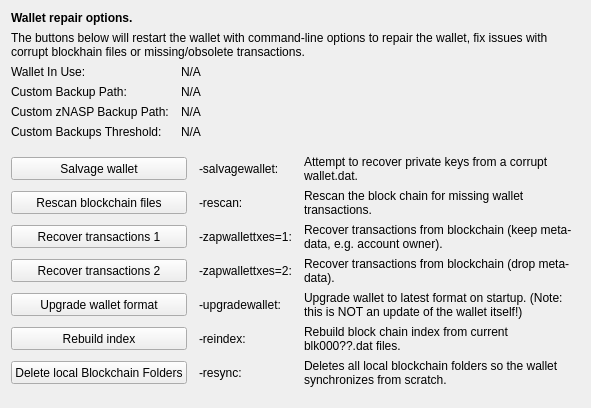
     <widget class="QWidget" name="tab_repair">
      <attribute name="title">
       <string>&amp;Wallet Repair</string>
      </attribute>
      <layout class="QGridLayout" name="gridLayout_4" columnstretch="0,0,0,0">
       <property name="horizontalSpacing">
        <number>12</number>
       </property>
       <item row="0" column="0" colspan="4">
        <widget class="QLabel" name="label_repair_header">
         <property name="font">
          <font>
           <weight>75</weight>
           <bold>true</bold>
          </font>
         </property>
         <property name="text">
          <string>Wallet repair options.</string>
         </property>
        </widget>
       </item>
       <item row="1" column="0" colspan="4">
        <widget class="QLabel" name="label_repair_helptext">
         <property name="font">
          <font>
           <weight>50</weight>
           <bold>false</bold>
          </font>
         </property>
         <property name="text">
          <string>The buttons below will restart the wallet with command-line options to repair the wallet, fix issues with corrupt blockhain files or missing/obsolete transactions.</string>
         </property>
         <property name="wordWrap">
          <bool>true</bool>
         </property>
        </widget>
       </item>
       <item row="2" column="0">
        <widget class="QLabel" name="wallet_path_label">
         <property name="text">
          <string>Wallet In Use:</string>
         </property>
        </widget>
       </item>
       <item row="2" column="1" colspan="3">
        <widget class="QLabel" name="wallet_path">
         <property name="cursor">
          <cursorShape>IBeamCursor</cursorShape>
         </property>
         <property name="text">
          <string>N/A</string>
         </property>
         <property name="textFormat">
          <enum>Qt::PlainText</enum>
         </property>
         <property name="textInteractionFlags">
          <set>Qt::LinksAccessibleByMouse|Qt::TextSelectableByKeyboard|Qt::TextSelectableByMouse</set>
         </property>
        </widget>
       </item>
       <item row="3" column="0">
        <widget class="QLabel" name="wallet_custombackuppath_label">
         <property name="text">
          <string>Custom Backup Path:</string>
         </property>
         <property name="visible">
          <bool>false</bool>
         </property>
        </widget>
       </item>
       <item row="3" column="1" colspan="3">
        <widget class="QLabel" name="wallet_custombackuppath">
         <property name="cursor">
          <cursorShape>IBeamCursor</cursorShape>
         </property>
         <property name="text">
          <string>N/A</string>
         </property>
         <property name="textFormat">
          <enum>Qt::PlainText</enum>
         </property>
         <property name="textInteractionFlags">
          <set>Qt::LinksAccessibleByMouse|Qt::TextSelectableByKeyboard|Qt::TextSelectableByMouse</set>
         </property>
         <property name="visible">
          <bool>false</bool>
         </property>
        </widget>
       </item>
       <item row="4" column="0">
        <widget class="QLabel" name="wallet_customznaspbackuppath_label">
         <property name="text">
          <string>Custom zNASP Backup Path:</string>
         </property>
         <property name="visible">
          <bool>false</bool>
         </property>
        </widget>
       </item>
       <item row="4" column="1" colspan="3">
        <widget class="QLabel" name="wallet_customznaspbackuppath">
         <property name="cursor">
          <cursorShape>IBeamCursor</cursorShape>
         </property>
         <property name="text">
          <string>N/A</string>
         </property>
         <property name="textFormat">
          <enum>Qt::PlainText</enum>
         </property>
         <property name="textInteractionFlags">
          <set>Qt::LinksAccessibleByMouse|Qt::TextSelectableByKeyboard|Qt::TextSelectableByMouse</set>
         </property>
         <property name="visible">
          <bool>false</bool>
         </property>
        </widget>
       </item>
       <item row="5" column="0">
        <widget class="QLabel" name="wallet_custombackupthreshold_label">
         <property name="text">
          <string>Custom Backups Threshold:</string>
         </property>
         <property name="visible">
          <bool>false</bool>
         </property>
        </widget>
       </item>
       <item row="5" column="1" colspan="3">
        <widget class="QLabel" name="wallet_custombackupthreshold">
         <property name="cursor">
          <cursorShape>IBeamCursor</cursorShape>
         </property>
         <property name="text">
          <string>N/A</string>
         </property>
         <property name="textFormat">
          <enum>Qt::PlainText</enum>
         </property>
         <property name="textInteractionFlags">
          <set>Qt::LinksAccessibleByMouse|Qt::TextSelectableByKeyboard|Qt::TextSelectableByMouse</set>
         </property>
         <property name="visible">
          <bool>false</bool>
         </property>
        </widget>
       </item>
       <item row="6" column="0">
        <spacer name="verticalSpacer_repair1">
         <property name="orientation">
          <enum>Qt::Vertical</enum>
         </property>
         <property name="sizeHint" stdset="0">
          <size>
           <width>10</width>
           <height>10</height>
          </size>
         </property>
        </spacer>
       </item>
       <item row="7" column="0" colspan="2">
        <widget class="QPushButton" name="btn_salvagewallet">
         <property name="minimumSize">
          <size>
           <width>100</width>
           <height>23</height>
          </size>
         </property>
         <property name="text">
          <string>Salvage wallet</string>
         </property>
        </widget>
       </item>
       <item row="7" column="2">
        <widget class="QLabel" name="label_repair_salvage_command">
         <property name="text">
          <string notr="true">-salvagewallet:</string>
         </property>
        </widget>
       </item>
       <item row="7" column="3">
        <widget class="QLabel" name="label_repair_salvage">
         <property name="text">
          <string>Attempt to recover private keys from a corrupt wallet.dat.</string>
         </property>
         <property name="wordWrap">
          <bool>true</bool>
         </property>
        </widget>
       </item>
       <item row="8" column="0" colspan="2">
        <widget class="QPushButton" name="btn_rescan">
         <property name="minimumSize">
          <size>
           <width>100</width>
           <height>23</height>
          </size>
         </property>
         <property name="text">
          <string>Rescan blockchain files</string>
         </property>
        </widget>
       </item>
       <item row="8" column="2">
        <widget class="QLabel" name="label_repair_rescan_command">
         <property name="text">
          <string notr="true">-rescan:</string>
         </property>
        </widget>
       </item>
       <item row="8" column="3">
        <widget class="QLabel" name="label_repair_rescan">
         <property name="text">
          <string>Rescan the block chain for missing wallet transactions.</string>
         </property>
         <property name="wordWrap">
          <bool>true</bool>
         </property>
        </widget>
       </item>
       <item row="9" column="0" colspan="2">
        <widget class="QPushButton" name="btn_zapwallettxes1">
         <property name="minimumSize">
          <size>
           <width>100</width>
           <height>23</height>
          </size>
         </property>
         <property name="text">
          <string>Recover transactions 1</string>
         </property>
        </widget>
       </item>
       <item row="9" column="2">
        <widget class="QLabel" name="label_repair_zap1_command">
         <property name="text">
          <string notr="true">-zapwallettxes=1:</string>
         </property>
        </widget>
       </item>
       <item row="9" column="3">
        <widget class="QLabel" name="label_repair_zap1">
         <property name="text">
          <string>Recover transactions from blockchain (keep meta-data, e.g. account owner).</string>
         </property>
         <property name="wordWrap">
          <bool>true</bool>
         </property>
        </widget>
       </item>
       <item row="10" column="0" colspan="2">
        <widget class="QPushButton" name="btn_zapwallettxes2">
         <property name="minimumSize">
          <size>
           <width>100</width>
           <height>23</height>
          </size>
         </property>
         <property name="text">
          <string>Recover transactions 2</string>
         </property>
        </widget>
       </item>
       <item row="10" column="2">
        <widget class="QLabel" name="label_repair_zap2_command">
         <property name="text">
          <string notr="true">-zapwallettxes=2:</string>
         </property>
        </widget>
       </item>
       <item row="10" column="3">
        <widget class="QLabel" name="label_repair_zap2">
         <property name="text">
          <string>Recover transactions from blockchain (drop meta-data).</string>
         </property>
         <property name="wordWrap">
          <bool>true</bool>
         </property>
        </widget>
       </item>
       <item row="11" column="0" colspan="2">
        <widget class="QPushButton" name="btn_upgradewallet">
         <property name="minimumSize">
          <size>
           <width>100</width>
           <height>23</height>
          </size>
         </property>
         <property name="text">
          <string>Upgrade wallet format</string>
         </property>
        </widget>
       </item>
       <item row="11" column="2">
        <widget class="QLabel" name="label_repair_upgrade_command">
         <property name="text">
          <string notr="true">-upgradewallet:</string>
         </property>
        </widget>
       </item>
       <item row="11" column="3">
        <widget class="QLabel" name="label_repair_upgrade">
         <property name="text">
          <string>Upgrade wallet to latest format on startup. (Note: this is NOT an update of the wallet itself!)</string>
         </property>
         <property name="wordWrap">
          <bool>true</bool>
         </property>
        </widget>
       </item>
       <item row="12" column="0" colspan="2">
        <widget class="QPushButton" name="btn_reindex">
         <property name="minimumSize">
          <size>
           <width>100</width>
           <height>23</height>
          </size>
         </property>
         <property name="text">
          <string>Rebuild index</string>
         </property>
        </widget>
       </item>
       <item row="12" column="2">
        <widget class="QLabel" name="label_repair_reindex_command">
         <property name="text">
          <string notr="true">-reindex:</string>
         </property>
        </widget>
       </item>
       <item row="12" column="3">
        <widget class="QLabel" name="label_repair_reindex">
         <property name="text">
          <string>Rebuild block chain index from current blk000??.dat files.</string>
         </property>
         <property name="wordWrap">
          <bool>true</bool>
         </property>
        </widget>
       </item>
       <item row="13" column="0" colspan="2">
        <widget class="QPushButton" name="btn_resync">
         <property name="minimumSize">
          <size>
           <width>100</width>
           <height>23</height>
          </size>
         </property>
         <property name="text">
          <string>Delete local Blockchain Folders</string>
         </property>
        </widget>
       </item>
       <item row="13" column="2">
        <widget class="QLabel" name="label_repair_resync_command">
         <property name="text">
          <string>-resync:</string>
         </property>
        </widget>
       </item>
       <item row="13" column="3">
        <widget class="QLabel" name="label_repair_resync">
         <property name="text">
          <string>Deletes all local blockchain folders so the wallet synchronizes from scratch.</string>
         </property>
         <property name="wordWrap">
          <bool>true</bool>
         </property>
        </widget>
       </item>
       <item row="14" column="0">
        <spacer name="verticalSpacer_repair2">
         <property name="orientation">
          <enum>Qt::Vertical</enum>
         </property>
         <property name="sizeHint" stdset="0">
          <size>
           <width>20</width>
           <height>10</height>
          </size>
         </property>
        </spacer>
       </item>
      </layout>
     </widget>
